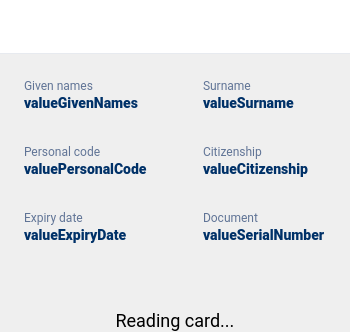
<?xml version="1.0" encoding="UTF-8"?>
<!-- SPDX-FileCopyrightText: Estonian Information System Authority -->
<!-- SPDX-License-Identifier: LGPL-2.1-or-later -->
<ui version="4.0">
 <class>MyEidInfo</class>
 <widget class="QWidget" name="MyEidInfo">
  <property name="styleSheet">
   <string notr="true">#authBox, #signBox, #pukBox {
border: 1px solid #E7EAEF;
border-radius: 8px;
}
#topBar {
background-color: #FFFFFF;
border-bottom: 1px solid #E7EAEF;
}
#noReaderInfo {
background-image: url(:/images/bg_lovid.svg);
background-repeat: repeat-x;
background-position: bottom;
}
#noReaderInfoText {
font-family: Roboto, Helvetica;
font-size: 18px;
font-weight: 400;
}</string>
  </property>
  <layout class="QVBoxLayout" name="eidPageLayout">
   <property name="spacing">
    <number>0</number>
   </property>
   <property name="leftMargin">
    <number>0</number>
   </property>
   <property name="topMargin">
    <number>0</number>
   </property>
   <property name="rightMargin">
    <number>0</number>
   </property>
   <property name="bottomMargin">
    <number>0</number>
   </property>
   <item>
    <widget class="QWidget" name="topBar" native="true">
     <property name="minimumSize">
      <size>
       <width>0</width>
       <height>54</height>
      </size>
     </property>
     <property name="maximumSize">
      <size>
       <width>16777215</width>
       <height>54</height>
      </size>
     </property>
     <layout class="QHBoxLayout" name="topBarLayout">
      <property name="spacing">
       <number>0</number>
      </property>
      <property name="leftMargin">
       <number>0</number>
      </property>
      <property name="topMargin">
       <number>6</number>
      </property>
      <property name="rightMargin">
       <number>16</number>
      </property>
      <property name="bottomMargin">
       <number>6</number>
      </property>
      <item>
       <widget class="CardWidget" name="cardInfo" native="true"/>
      </item>
      <item>
       <widget class="QToolButton" name="selector">
        <property name="sizePolicy">
         <sizepolicy hsizetype="Preferred" vsizetype="Preferred">
          <horstretch>0</horstretch>
          <verstretch>0</verstretch>
         </sizepolicy>
        </property>
        <property name="minimumSize">
         <size>
          <width>32</width>
          <height>0</height>
         </size>
        </property>
        <property name="maximumSize">
         <size>
          <width>32</width>
          <height>16777215</height>
         </size>
        </property>
        <property name="styleSheet">
         <string notr="true">border: none;</string>
        </property>
        <property name="icon">
         <iconset resource="../images/images.qrc">
          <normaloff>:/images/arrow_down.svg</normaloff>
          <activeon>:/images/arrow_down_selected.svg</activeon>:/images/arrow_down.svg</iconset>
        </property>
        <property name="iconSize">
         <size>
          <width>24</width>
          <height>24</height>
         </size>
        </property>
        <property name="checkable">
         <bool>true</bool>
        </property>
       </widget>
      </item>
      <item>
       <spacer name="topBarSpacer">
        <property name="orientation">
         <enum>Qt::Horizontal</enum>
        </property>
        <property name="sizeHint" stdset="0">
         <size>
          <width>8</width>
          <height>20</height>
         </size>
        </property>
       </spacer>
      </item>
     </layout>
    </widget>
   </item>
   <item>
    <widget class="QWidget" name="cardDetails" native="true">
     <layout class="QVBoxLayout" name="MyEidInfoLayout" stretch="0,1">
      <property name="spacing">
       <number>40</number>
      </property>
      <property name="leftMargin">
       <number>24</number>
      </property>
      <property name="topMargin">
       <number>24</number>
      </property>
      <property name="rightMargin">
       <number>24</number>
      </property>
      <property name="bottomMargin">
       <number>26</number>
      </property>
      <item alignment="Qt::AlignLeft">
       <widget class="QWidget" name="InfoStack" native="true">
        <property name="styleSheet">
         <string notr="true">QLabel {
color: #607496;
font-family: Roboto, Helvetica;
font-size: 12px;
font-weight: 400;
}
#valueGivenNames, #valueSurname,
#valuePersonalCode, #valueCitizenship,
#valueDocument, #valueExpiryDate {
color: #003168;
font-size: 14px;
font-weight: 700;
}
#valueExpiryDate[label=&quot;error&quot;] {
padding: 2px 10px;
border-radius: 8px;
color: #AD2A45;
background: #F5EBED;
font-weight: 400;
}
#valueExpiryDate[label=&quot;good&quot;] {
padding: 2px 10px;
border-radius: 8px;
color: #1A641B;
background: #EAF8EA;
font-weight: 400;
}</string>
        </property>
        <layout class="QGridLayout" name="InfoStackLayout" columnstretch="0,1">
         <property name="leftMargin">
          <number>0</number>
         </property>
         <property name="topMargin">
          <number>0</number>
         </property>
         <property name="rightMargin">
          <number>0</number>
         </property>
         <property name="bottomMargin">
          <number>0</number>
         </property>
         <property name="horizontalSpacing">
          <number>56</number>
         </property>
         <property name="verticalSpacing">
          <number>32</number>
         </property>
         <item row="0" column="0">
          <layout class="QVBoxLayout" name="layoutGivenNames">
           <property name="spacing">
            <number>2</number>
           </property>
           <item>
            <widget class="QLabel" name="labelGivenNames">
             <property name="focusPolicy">
              <enum>Qt::TabFocus</enum>
             </property>
             <property name="text">
              <string>Given names</string>
             </property>
            </widget>
           </item>
           <item>
            <widget class="Label" name="valueGivenNames">
             <property name="wrapAtWidth" stdset="0">
              <number>392</number>
             </property>
             <property name="focusPolicy">
              <enum>Qt::TabFocus</enum>
             </property>
             <property name="text">
              <string notr="true">valueGivenNames</string>
             </property>
             <property name="wordWrap">
              <bool>true</bool>
             </property>
            </widget>
           </item>
          </layout>
         </item>
         <item row="0" column="1">
          <layout class="QVBoxLayout" name="layoutSurname">
           <property name="spacing">
            <number>2</number>
           </property>
           <item>
            <widget class="QLabel" name="labelSurname">
             <property name="focusPolicy">
              <enum>Qt::TabFocus</enum>
             </property>
             <property name="text">
              <string>Surname</string>
             </property>
            </widget>
           </item>
           <item>
            <widget class="Label" name="valueSurname">
             <property name="wrapAtWidth" stdset="0">
              <number>392</number>
             </property>
             <property name="focusPolicy">
              <enum>Qt::TabFocus</enum>
             </property>
             <property name="text">
              <string notr="true">valueSurname</string>
             </property>
             <property name="wordWrap">
              <bool>true</bool>
             </property>
            </widget>
           </item>
          </layout>
         </item>
         <item row="1" column="0">
          <layout class="QVBoxLayout" name="layoutPersonalCode">
           <property name="spacing">
            <number>2</number>
           </property>
           <item>
            <widget class="QLabel" name="labelPersonalCode">
             <property name="focusPolicy">
              <enum>Qt::TabFocus</enum>
             </property>
             <property name="text">
              <string>Personal code</string>
             </property>
            </widget>
           </item>
           <item>
            <widget class="QLabel" name="valuePersonalCode">
             <property name="focusPolicy">
              <enum>Qt::TabFocus</enum>
             </property>
             <property name="text">
              <string notr="true">valuePersonalCode</string>
             </property>
            </widget>
           </item>
          </layout>
         </item>
         <item row="1" column="1">
          <layout class="QVBoxLayout" name="layoutCitizenship">
           <property name="spacing">
            <number>2</number>
           </property>
           <item>
            <widget class="QLabel" name="labelCitizenship">
             <property name="focusPolicy">
              <enum>Qt::TabFocus</enum>
             </property>
             <property name="text">
              <string>Citizenship</string>
             </property>
            </widget>
           </item>
           <item>
            <widget class="QLabel" name="valueCitizenship">
             <property name="focusPolicy">
              <enum>Qt::TabFocus</enum>
             </property>
             <property name="text">
              <string notr="true">valueCitizenship</string>
             </property>
            </widget>
           </item>
          </layout>
         </item>
         <item row="2" column="0">
          <layout class="QVBoxLayout" name="layoutExpiryDate">
           <property name="spacing">
            <number>2</number>
           </property>
           <item>
            <widget class="QLabel" name="labelExpiryDate">
             <property name="focusPolicy">
              <enum>Qt::TabFocus</enum>
             </property>
             <property name="text">
              <string>Expiry date</string>
             </property>
            </widget>
           </item>
           <item>
            <widget class="Label" name="valueExpiryDate">
             <property name="sizePolicy">
              <sizepolicy hsizetype="Fixed" vsizetype="Preferred">
               <horstretch>0</horstretch>
               <verstretch>0</verstretch>
              </sizepolicy>
             </property>
             <property name="focusPolicy">
              <enum>Qt::TabFocus</enum>
             </property>
             <property name="text">
              <string notr="true">valueExpiryDate</string>
             </property>
             <property name="label" stdset="0">
              <string notr="true">good</string>
             </property>
            </widget>
           </item>
          </layout>
         </item>
         <item row="2" column="1">
          <layout class="QVBoxLayout" name="layoutDocument">
           <property name="spacing">
            <number>2</number>
           </property>
           <item>
            <widget class="QLabel" name="labelDocument">
             <property name="focusPolicy">
              <enum>Qt::TabFocus</enum>
             </property>
             <property name="text">
              <string>Document</string>
             </property>
            </widget>
           </item>
           <item>
            <widget class="QLabel" name="valueDocument">
             <property name="focusPolicy">
              <enum>Qt::TabFocus</enum>
             </property>
             <property name="text">
              <string notr="true">valueSerialNumber</string>
             </property>
            </widget>
           </item>
          </layout>
         </item>
        </layout>
       </widget>
      </item>
      <item>
       <layout class="QHBoxLayout" name="certLayout" stretch="1,1,1">
        <property name="spacing">
         <number>24</number>
        </property>
        <item>
         <widget class="VerifyCert" name="authBox" native="true"/>
        </item>
        <item>
         <widget class="VerifyCert" name="signBox" native="true"/>
        </item>
        <item>
         <widget class="VerifyCert" name="pukBox" native="true"/>
        </item>
       </layout>
      </item>
     </layout>
    </widget>
   </item>
   <item>
    <widget class="QWidget" name="noReaderInfo" native="true">
     <layout class="QVBoxLayout" name="noReaderInfoLayout">
      <property name="spacing">
       <number>0</number>
      </property>
      <property name="leftMargin">
       <number>0</number>
      </property>
      <property name="topMargin">
       <number>0</number>
      </property>
      <property name="rightMargin">
       <number>0</number>
      </property>
      <property name="bottomMargin">
       <number>0</number>
      </property>
      <item>
       <widget class="QLabel" name="noReaderInfoText">
        <property name="focusPolicy">
         <enum>Qt::TabFocus</enum>
        </property>
        <property name="text">
         <string>Reading card...</string>
        </property>
        <property name="alignment">
         <set>Qt::AlignCenter</set>
        </property>
        <property name="wordWrap">
         <bool>true</bool>
        </property>
        <property name="openExternalLinks">
         <bool>true</bool>
        </property>
       </widget>
      </item>
     </layout>
    </widget>
   </item>
  </layout>
 </widget>
 <customwidgets>
  <customwidget>
   <class>CardWidget</class>
   <extends>QWidget</extends>
   <header>widgets/CardWidget.h</header>
   <container>1</container>
  </customwidget>
  <customwidget>
   <class>Label</class>
   <extends>QLabel</extends>
   <header>widgets/Label.h</header>
  </customwidget>
  <customwidget>
   <class>VerifyCert</class>
   <extends>QWidget</extends>
   <header>widgets/VerifyCert.h</header>
   <container>1</container>
  </customwidget>
 </customwidgets>
 <resources>
  <include location="../images/images.qrc"/>
 </resources>
 <connections/>
</ui>
